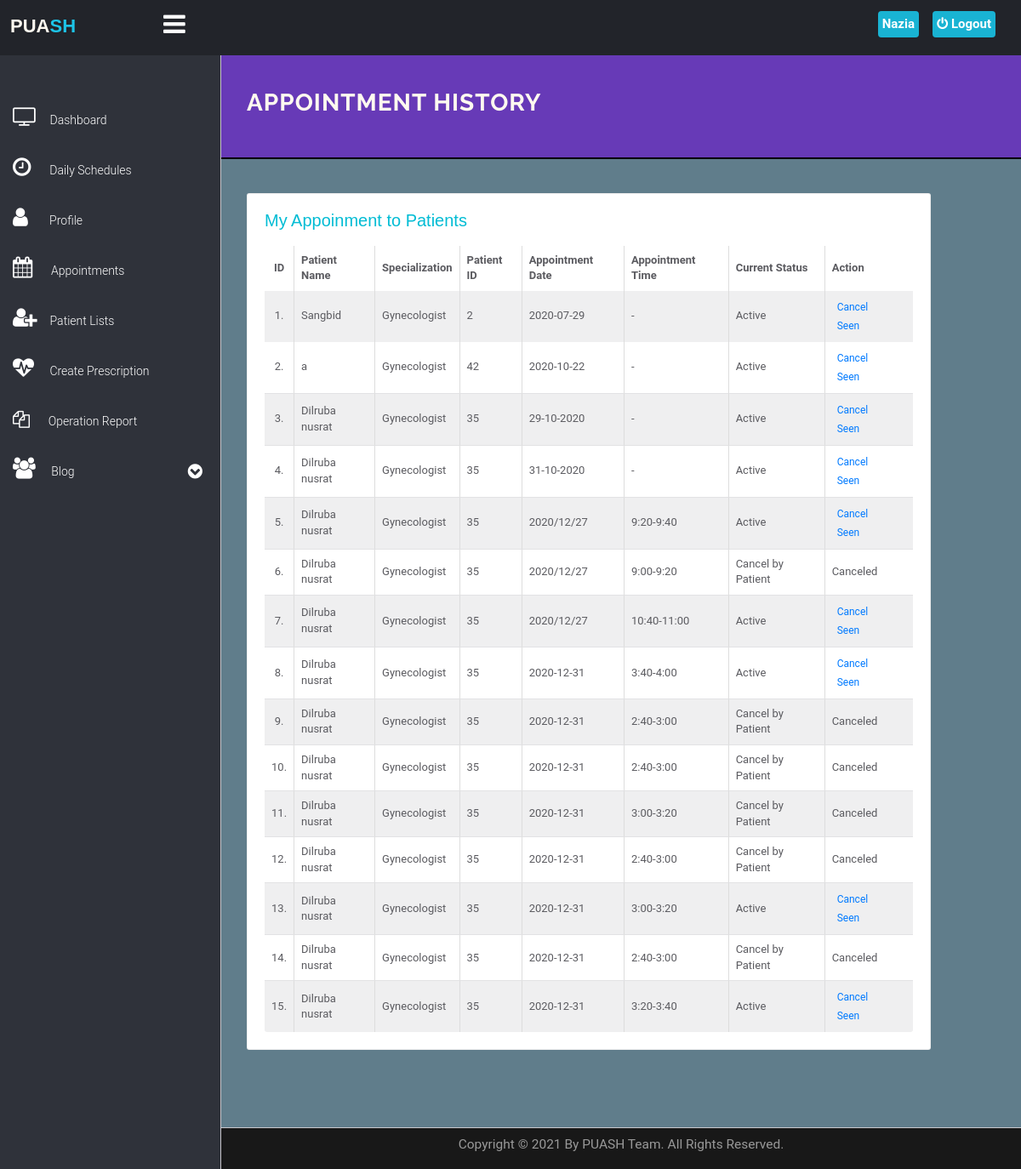
The app's page /PUASH/doctor/appointment-history.php (signed in) with its own data.
### tables this page shows
CREATE TABLE `doctors` (
  `id` int(11) NOT NULL,
  `specilization` varchar(255) NOT NULL,
  `licence_number` varchar(50) NOT NULL,
  `doctorname` varchar(255) NOT NULL,
  `gender` varchar(10) NOT NULL,
  `hospital_name` varchar(300) NOT NULL,
  `address` longtext NOT NULL,
  `docFees` varchar(255) NOT NULL,
  `contactno` varchar(11) NOT NULL,
  `docEmail` varchar(255) NOT NULL,
  `password` varchar(255) NOT NULL,
  `token` varchar(150) NOT NULL,
  `status` varchar(10) NOT NULL DEFAULT 'inactive',
  `creationDate` timestamp NOT NULL DEFAULT current_timestamp(),
  `updationDate` varchar(255) NOT NULL,
  `sat` varchar(15) NOT NULL,
  `sun` varchar(15) NOT NULL,
  `mon` varchar(15) NOT NULL,
  `tue` varchar(15) NOT NULL,
  `wed` varchar(15) NOT NULL,
  `thu` varchar(15) NOT NULL,
  `fri` varchar(15) NOT NULL
);

CREATE TABLE `appointment` (
  `id` int(11) NOT NULL,
  `doctorSpecialization` varchar(255) NOT NULL,
  `doctorId` int(11) NOT NULL,
  `userId` int(11) NOT NULL,
  `Sid` varchar(200) NOT NULL,
  `consultancyFees` int(11) NOT NULL,
  `appointmentDate` varchar(255) NOT NULL,
  `appointmentTime` varchar(255) NOT NULL,
  `postingDate` timestamp NOT NULL DEFAULT current_timestamp(),
  `userStatus` int(11) NOT NULL,
  `doctorStatus` int(11) NOT NULL,
  `updationDate` varchar(255) NOT NULL
);

CREATE TABLE `users` (
  `id` int(11) NOT NULL,
  `fullname` varchar(255) NOT NULL,
  `address` longtext NOT NULL,
  `city` varchar(255) NOT NULL,
  `gender` varchar(255) NOT NULL,
  `email` varchar(255) NOT NULL,
  `blood_group` varchar(10) NOT NULL,
  `phone` varchar(12) DEFAULT NULL,
  `password` varchar(255) NOT NULL,
  `birthdate` varchar(20) NOT NULL,
  `uniqueid` varchar(100) NOT NULL,
  `activation` varchar(100) NOT NULL DEFAULT 'inactive',
  `regDate` timestamp NOT NULL DEFAULT current_timestamp(),
  `updationDate` varchar(255) NOT NULL,
  `occupation` varchar(100) NOT NULL
);

CREATE TABLE `schedule` (
  `Sid` int(200) NOT NULL,
  `starttime` varchar(500) NOT NULL,
  `Endtime` varchar(500) NOT NULL
);

### PUASH/doctor/appointment-history.php (the view, shortened to what this page needs)
<!DOCTYPE html>
<html lang="en">
	<head>
		<link rel="stylesheet" href="../../vendor/bootstrap/css/bootstrap.min.css">
		<link rel="stylesheet" href="../../vendor/fontawesome/css/font-awesome.min.css">
		<link href="../../vendor/animate.css/animate.min.css" rel="stylesheet" media="screen">
		<link href="../../vendor/perfect-scrollbar/perfect-scrollbar.min.css" rel="stylesheet" media="screen">
		<link href="../../vendor/switchery/switchery.min.css" rel="stylesheet" media="screen">
		<link href="../../vendor/bootstrap-touchspin/jquery.bootstrap-touchspin.min.css" rel="stylesheet" media="screen">
		<link href="../../vendor/select2/select2.min.css" rel="stylesheet" media="screen">
		<link href="../../vendor/bootstrap-datepicker/bootstrap-datepicker3.standalone.min.css" rel="stylesheet" media="screen">
		<link href="../../vendor/bootstrap-timepicker/bootstrap-timepicker.min.css" rel="stylesheet" media="screen">
		<link rel="stylesheet" href="../../assets/css/styles.css">
		<link rel="stylesheet" href="../../assets/css/plugins.css">
		<link href="https://cdnjs.cloudflare.com/ajax/libs/font-awesome/4.7.0/css/font-awesome.min.css" rel="stylesheet" type="text/css" />
		<link rel="stylesheet" href="include/sidebar-menu.css">
	</head>
	<body>
		<div id="app">
			<?php include('include/sidebar-menu.php');?>
			<div class="app-content">
				<div class="main-content" >
					<div class="wrap-content container" id="container">
						<section id="page-title" style="border-bottom:2px solid black; background-color:#673ab7; margin-top:-8px;">
							<div class="row">
								<div class="col-sm-8">
									<h1 class="mainTitle" style="color: floralwhite"><b>Appointment History</b></h1>
                 				</div>
							</div>
						</section>
							<div class="row margin-top-30">
								<div class="col-md-12">
										<div class="col-lg-11 col-md-12">
											<div class="panel panel-white" style="padding:20px 20px;">
													<h5 class="panel-title">My Appoinment to Patients</h5><br>
                        <div class="table-responsive">
                        <table id="table" class="table table-striped table-bordered">
										<thead>
											<tr>
												<th class="center">ID</th>
												<th class="hidden-xs">Patient  Name</th>
												<th>Specialization</th>
												<th>Patient ID</th>
												<th>Appointment Date</th>
												<th>Appointment Time</th>
												<th>Current Status</th>
												<th>Action</th>
											</tr>
										</thead>
										<tbody>
<?php
$sql=mysqli_query($con,"select users.fullName as fname ,users.id as ID,appointment.*  from appointment join users on users.id=appointment.userId where appointment.doctorId='".$_SESSION['id']."'");
$cnt=1;
while($row=mysqli_fetch_array($sql))
{
?>
											<tr>
												<td class="center"><?php echo $cnt;?>.</td>
												<td class="hidden-xs"><?php echo $row['fname'];?></td>
												<td><?php echo $row['doctorSpecialization'];?></td>
												<td><?php echo $row['ID'];?></td>
												<td><?php echo $row['appointmentDate'];?>
												</td>
												<td><?php
												$sid=$row['Sid'];
															$sql_Q=mysqli_query($con,"select * from schedule where Sid='$sid'");
															$s_row=mysqli_fetch_array($sql_Q);
															 echo $s_row['starttime'] . '-' .$s_row['Endtime'] ;?></td>
												<td>
<?php if(($row['userStatus']==1) && ($row['doctorStatus']==1))
{
	echo "Active";
}
if(($row['userStatus']==0) && ($row['doctorStatus']==1))
{
	echo "Cancel by Patient";
}
												?></td>
												<td >
												<div class="visible-md visible-lg visible-sm visible-xs">
							<?php if(($row['userStatus']==1) && ($row['doctorStatus']==1))
{ ?>
	<a href="appointment-history.php?id=<?php echo $row['id']?>&cancel=update" onClick="return confirm('Are you sure you want to cancel this appointment ?')"class="btn btn-transparent btn-xs tooltips" title="Cancel Appointment" tooltip-placement="top" tooltip="Remove">Cancel</a>
	<a href="appointment-history.php?id=<?php echo $row['id']?>&seen=update" onClick="return confirm('Are you sure you want to Seened this appointment ?')"class="btn btn-transparent btn-xs tooltips" title="Cancel Appointment" tooltip-placement="top" tooltip="Remove">Seen</a>
<?php }
else if(($row['userStatus']==0) && ($row['doctorStatus']==0)){
	echo "Seened";
}
	else {
		echo "Canceled";
		} ?>							</div>
												</td>
											</tr>
											<?php
$cnt=$cnt+1;
											 }?>
										</tbody>
									</table>
								</div>
							</div>
					</div>
				</div>
			</div>
		</div>
	</div>
	</div>
											 <br><br><br><br>
	<?php include('../../include/footer.php');?>
		</div>
	</body>
</html>

### PUASH/doctor/include/sidebar-menu.php (shortened to what this page needs)
<!DOCTYPE html>
<html lang="en">
<head>
</head>
<body>
    <header class="navbar navbar-default navbar-static-top">
      <label for="check">
        <a href="#" class="sidebar-toggler pull-right visible-md visible-lg"  data-toggle-class="app-sidebar-closed"  data-toggle-target="#app">
          <i class="fa fa-bars" id="sidebar_btn"></i>
        </a>
      </label>
        <div class="left_area">
            <h3><a href="../../index.html"><span style="color: floralwhite !important;">PUA</span><span class="second">SH</span></a></h3>
        </div>
        <div class="right_area">
          <a href="logout.php" class="logout_btn"><i class="fa fa-power-off"></i> Logout</a>
              <a href="my-profile.php" class="mee"> <span class="username" style="color:white;">
<?php
$con = mysqli_connect("localhost", "root", "", "hms");
         $query = "select * from doctors where id='".$_SESSION['id']."'";
         if($result = mysqli_query($con, $query)){
             while($row = mysqli_fetch_assoc($result)){
                 $mark = explode(" ", $row["doctorname"]);
                      echo $mark[0]." ";
                   }
             }
     ?>
</span></a>
        </div>
    </header>
    <div class="sidebar app-aside" id="sidebar" >
    				<div class="sidebar-container perfect-scrollbar">
    					<div class="color-layout">
    							</div>
    <nav>
      <div>
        <br>
      </div>
      <ul class="main-navigation-menu">
        <li>
          <a href="dashboard.php" class="side-content">
            <div class="item-content">
              <div class="item-media">
                <i class="fa fa-television" style="font-size:25px;"></i>
              </div>
              <div class="item-inner">
                <span class="title"> Dashboard </span>
              </div>
            </div>
          </a>
        </li>
        <li>
								<a href="schedule.php" class="side-content">
									<div class="item-content">
										<div class="item-media">
											<i class="fa fa-clock-o" style="font-size:25px;"></i>
										</div>
										<div class="item-inner">
											<span class="title">&nbsp; Daily Schedules</span>
										</div>
									</div>
								</a>
				</li>
        <li>
          <a href="my-profile.php" class="side-content">
            <div class="item-content">
              <div class="item-media">
                <i class="fa fa-user" style="font-size:25px;"></i>
              </div>
              <div class="item-inner">
                <span class="title">&nbsp;&nbsp; Profile </span>
              </div>
            </div>
          </a>
        </li>
        <li>
								<a href="appointment-history.php" class="side-content">
									<div class="item-content">
										<div class="item-media">
											<i class="fa fa-calendar" style="font-size:25px;"></i>
										</div>
										<div class="item-inner">
											<span class="title">&nbsp; Appointments</span>
										</div>
									</div>
								</a>
				</li>
							<li>
								<a href="prescriptionlist.php" class="side-content">
									<div class="item-content">
										<div class="item-media">
                      <i class="fa fa-user-plus" style="font-size:25px;"></i>
										</div>
										<div class="item-inner">
											<span class="title"> Patient Lists </span>
										</div>
									</div>
								</a>
							</li>
							<li>
								<a href="patient-prescription.php" class="side-content">
									<div class="item-content">
										<div class="item-media">
											<i class="fa fa-heartbeat" style="font-size:25px;"></i>
										</div>
										<div class="item-inner">
											<span class="title">&nbsp;Create Prescription</span>
										</div>
									</div>
								</a>
							</li>
							<li>
								<a href="operation.php" class="side-content">
									<div class="item-content">
										<div class="item-media">
                      <i class="fa fa-files-o" style="font-size:20px;"></i>
										</div>
										<div class="item-inner">
											<span class="title">&nbsp; Operation Report</span>
										</div>
									</div>
								</a>
							</li>
              <li>
                  <a href="#" class="blogg">
                    <div class="item-content">
                      <div class="item-media">
                        <i class="fa fa-group" style="font-size:25px;"></i>
                      </div>
                      <div class="item-inner">
                        <span class="title">&nbsp;Blog</span><i class="fa fa-chevron-circle-down"></i>
                      </div>
                    </div>
                  </a>
              </li>
      </ul>
    </nav>
    </div>
</div>
</body>
</html>

### assets/css/plugins.css (style rules this page uses)
.perfect-scrollbar { overflow-y: hidden !important; }

### PUASH/doctor/include/sidebar-menu.css (style rules this page uses)
body { margin: 0; padding: 0; font-family: "Roboto", sans-serif; }
.left_area h3 { color: #fff; margin-left: 1%; text-transform: uppercase; font-size: 22px; font-weight: 900; }
.left_area .second { color: #1DC4E7; }
.logout_btn { padding: 5px; background: #19B3D3; text-decoration: none; float: right; margin-top: -40px; margin-right: 30px; border-radius: 4px; font-size: 15px; font-weight: 600; color: #fff; transition: 0.5s; transition-property: background; }
.sidebar { background: #2F323A ! important; position: fixed; left: 0; width: 250px; height: 100%; transition: 0.5s; transition-property: left; }
.sidebar { transition: 0.5s; }
.main-content { transition: 0.5s; }
.sidebar a { background: #2F323A; color: #fff; display: block; width: 100%; text-decoration: none; box-sizing: border-box; transition: 0.5s; transition-property: background; line-height: 40px; }
label #sidebar_btn { z-index: 1; color: #fff; position: fixed; cursor: pointer; left: 16%; font-size: 30px; margin: 5px 0; transition: 0.6s ease-in-out; transition-property: color; }
.right_area .mee { padding: 5px; background: #19B3D3; text-decoration: none; float: right; margin-top: -40px; margin-right: 120px; border-radius: 4px; font-size: 15px; font-weight: 600; color: #fff; transition: 0.5s; transition-property: background; }

### PUASH/doctor/appointment-history.php (style rules this page uses)
body { padding: 0; margin: 0; background: #607D8B; }
.panel-title { color: #00BCD4 !important; font-size: 20px !important; }

### records on screen
doctors: doctorname "Nazia"
appointment: userId.fullname "Sangbid", doctorSpecialization "Gynecologist", userId "2", appointmentDate "2020-07-29", userStatus "Active"
appointment: userId.fullname "a", doctorSpecialization "Gynecologist", userId "42", appointmentDate "2020-10-22", userStatus "Active"
appointment: userId.fullname "Dilruba nusrat", doctorSpecialization "Gynecologist", userId "35", appointmentDate "29-10-2020", userStatus "Active"
appointment: userId.fullname "Dilruba nusrat", doctorSpecialization "Gynecologist", userId "35", appointmentDate "31-10-2020", userStatus "Active"
appointment: userId.fullname "Dilruba nusrat", doctorSpecialization "Gynecologist", userId "35", appointmentDate "2020/12/27", Sid.starttime "9:20", Sid.Endtime "9:40", userStatus "Active"
appointment: userId.fullname "Dilruba nusrat", doctorSpecialization "Gynecologist", userId "35", appointmentDate "2020/12/27", Sid.starttime "9:00", Sid.Endtime "9:20", userStatus "Cancel by Patient"
appointment: userId.fullname "Dilruba nusrat", doctorSpecialization "Gynecologist", userId "35", appointmentDate "2020/12/27", Sid.starttime "10:40", Sid.Endtime "11:00", userStatus "Active"
appointment: userId.fullname "Dilruba nusrat", doctorSpecialization "Gynecologist", userId "35", appointmentDate "2020-12-31", Sid.starttime "3:40", Sid.Endtime "4:00", userStatus "Active"
appointment: userId.fullname "Dilruba nusrat", doctorSpecialization "Gynecologist", userId "35", appointmentDate "2020-12-31", Sid.starttime "2:40", Sid.Endtime "3:00", userStatus "Cancel by Patient"
appointment: userId.fullname "Dilruba nusrat", doctorSpecialization "Gynecologist", userId "35", appointmentDate "2020-12-31", Sid.starttime "2:40", Sid.Endtime "3:00", userStatus "Cancel by Patient"
appointment: userId.fullname "Dilruba nusrat", doctorSpecialization "Gynecologist", userId "35", appointmentDate "2020-12-31", Sid.starttime "3:00", Sid.Endtime "3:20", userStatus "Cancel by Patient"
appointment: userId.fullname "Dilruba nusrat", doctorSpecialization "Gynecologist", userId "35", appointmentDate "2020-12-31", Sid.starttime "2:40", Sid.Endtime "3:00", userStatus "Cancel by Patient"
appointment: userId.fullname "Dilruba nusrat", doctorSpecialization "Gynecologist", userId "35", appointmentDate "2020-12-31", Sid.starttime "3:00", Sid.Endtime "3:20", userStatus "Active"
appointment: userId.fullname "Dilruba nusrat", doctorSpecialization "Gynecologist", userId "35", appointmentDate "2020-12-31", Sid.starttime "2:40", Sid.Endtime "3:00", userStatus "Cancel by Patient"
appointment: userId.fullname "Dilruba nusrat", doctorSpecialization "Gynecologist", userId "35", appointmentDate "2020-12-31", Sid.starttime "3:20", Sid.Endtime "3:40", userStatus "Active"
